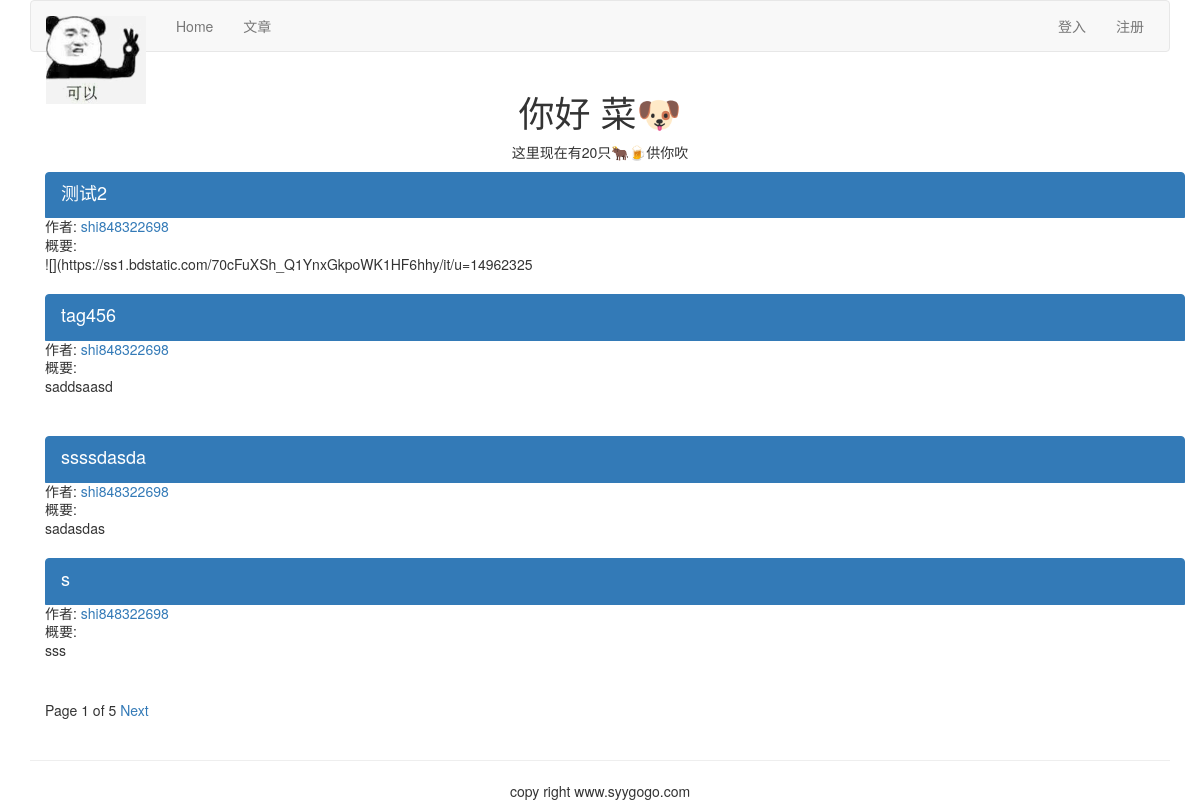
The page /article/list-article-titles/ on the database its author committed.
### article/models.py (models this page shows, shortened)
class ArticlePost(models.Model):
    author = models.ForeignKey(User, on_delete=models.CASCADE, related_name="article")
    title = models.CharField(max_length=200)
    slug = models.SlugField(max_length=500)
    column = models.ForeignKey(ArticleColumn, on_delete=models.CASCADE, related_name="article_column")
    body = models.TextField()
    created = models.DateTimeField(default=timezone.now)
    updated = models.DateTimeField(auto_now=True)
    users_like = models.ManyToManyField(User, related_name="articles_like", blank=True)
    article_tag = models.ManyToManyField(ArticleTag, related_name='article_tag', blank=True)
    class Meta:
        ordering = ("-updated",)
        index_together = (('id', 'slug'),)
    def get_url_path(self):
        return reverse("article:article_content", args=[self.id, self.slug])

### article/list_views.py (the view)
# urls.py: path('list-article-titles/', list_views.article_titles, name="article_titles"),
def article_titles(request, username=None):
    if username:
        user = User.objects.get(username=username)
        articles_title = ArticlePost.objects.filter(author=user)
        try:
            userinfo = user.userinfo
        except:
            userinfo = None
    else:
        articles_title = ArticlePost.objects.all()
    paginator = Paginator(articles_title, 4)
    page = request.GET.get('page')
    try:
        current_page = paginator.page(page)
        articles = current_page.object_list
    except PageNotAnInteger:
        current_page = paginator.page(1)
        articles = current_page.object_list
    except EmptyPage:
        current_page = paginator.page(paginator.num_pages)
        articles = current_page.object_list
    if username:
        return render(request, "article/list/author_articles.html",
                      {"articles": articles, "page": current_page, "userinfo": userinfo, "user": user})
    return render(request, "article/list/article_titles.html", {"articles": articles, "page": current_page})

### article/templatetags/article_tags.py (called while the page is built)
@register.simple_tag
def total_articles():
    return ArticlePost.objects.count()

### templates/article/list/article_titles.html (shortened to what this page needs)
{% extends "base.html" %}
{% load article_tags %}
{% block content %}
<div class="row text-center vertical-middle-sm">
    <h1>你好 菜🐶</h1>
    <p>这里现在有{% total_articles %}只🐂🍺供你吹</p>
</div>
<div class="container">
    {% for article in articles %}
    <div class="list-group">
        <a href="{{article.get_url_path}}" class="list-group-item active">
            <h4 class="list-group-item-heading">{{article.title}}</h4>
        </a>
        <p class="list-group-item-text">作者: <a href="{% url "article:author_articles" article.author.username %}">{{article.author.username}}</a> </p>
        <p class="list-group-item-text">概要:{{article.body|slice:'70'| linebreaks}}</p>
    </div>
    {% endfor %}
{% include "paginator.html" %}
</div>
{% endblock %}

### rows shown on the page
ArticlePost: title "测试2", author.username "shi848322698", body "![](https://ss1.bdstatic.com/70cFuXSh_Q1YnxGkpoWK1HF6hhy/it/u=14962325"
ArticlePost: title "tag456", author.username "shi848322698", body "saddsaasd"
ArticlePost: title "ssssdasda", author.username "shi848322698", body "sadasdas"
ArticlePost: title "s", author.username "shi848322698", body "sss"

### other values the page prints
{{ page.number }} "1"
{{ page.paginator.num_pages }} "5"
